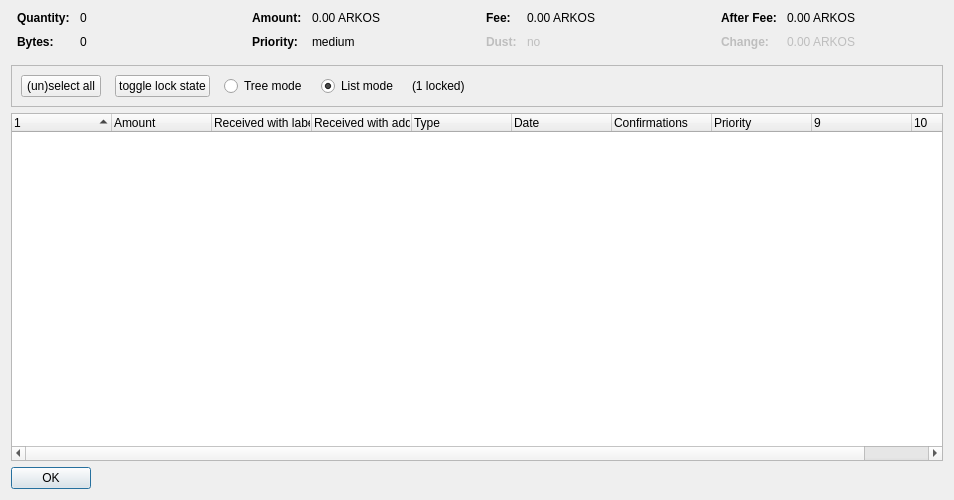
<?xml version="1.0" encoding="UTF-8"?>
<ui version="4.0">
 <class>CoinControlDialog</class>
 <widget class="QDialog" name="CoinControlDialog">
  <property name="geometry">
   <rect>
    <x>0</x>
    <y>0</y>
    <width>954</width>
    <height>500</height>
   </rect>
  </property>
  <property name="windowTitle">
   <string>Coin Selection</string>
  </property>
  <layout class="QVBoxLayout" name="verticalLayout">
   <item>
    <layout class="QHBoxLayout" name="horizontalLayoutTop" stretch="0,0,0,0">
     <property name="topMargin">
      <number>0</number>
     </property>
     <property name="bottomMargin">
      <number>10</number>
     </property>
     <item>
      <layout class="QFormLayout" name="formLayoutCoinControl1">
       <property name="horizontalSpacing">
        <number>10</number>
       </property>
       <property name="verticalSpacing">
        <number>10</number>
       </property>
       <property name="leftMargin">
        <number>6</number>
       </property>
       <property name="rightMargin">
        <number>6</number>
       </property>
       <item row="0" column="0">
        <widget class="QLabel" name="labelCoinControlQuantityText">
         <property name="font">
          <font>
           <weight>75</weight>
           <bold>true</bold>
          </font>
         </property>
         <property name="text">
          <string>Quantity:</string>
         </property>
        </widget>
       </item>
       <item row="0" column="1">
        <widget class="QLabel" name="labelCoinControlQuantity">
         <property name="cursor">
          <cursorShape>IBeamCursor</cursorShape>
         </property>
         <property name="contextMenuPolicy">
          <enum>Qt::ActionsContextMenu</enum>
         </property>
         <property name="text">
          <string notr="true">0</string>
         </property>
         <property name="textInteractionFlags">
          <set>Qt::LinksAccessibleByMouse|Qt::TextSelectableByKeyboard|Qt::TextSelectableByMouse</set>
         </property>
        </widget>
       </item>
       <item row="1" column="0">
        <widget class="QLabel" name="labelCoinControlBytesText">
         <property name="font">
          <font>
           <weight>75</weight>
           <bold>true</bold>
          </font>
         </property>
         <property name="text">
          <string>Bytes:</string>
         </property>
        </widget>
       </item>
       <item row="1" column="1">
        <widget class="QLabel" name="labelCoinControlBytes">
         <property name="cursor">
          <cursorShape>IBeamCursor</cursorShape>
         </property>
         <property name="contextMenuPolicy">
          <enum>Qt::ActionsContextMenu</enum>
         </property>
         <property name="text">
          <string notr="true">0</string>
         </property>
         <property name="textInteractionFlags">
          <set>Qt::LinksAccessibleByMouse|Qt::TextSelectableByKeyboard|Qt::TextSelectableByMouse</set>
         </property>
        </widget>
       </item>
      </layout>
     </item>
     <item>
      <layout class="QFormLayout" name="formLayoutCoinControl2">
       <property name="horizontalSpacing">
        <number>10</number>
       </property>
       <property name="verticalSpacing">
        <number>10</number>
       </property>
       <property name="leftMargin">
        <number>6</number>
       </property>
       <property name="rightMargin">
        <number>6</number>
       </property>
       <item row="0" column="0">
        <widget class="QLabel" name="labelCoinControlAmountText">
         <property name="font">
          <font>
           <weight>75</weight>
           <bold>true</bold>
          </font>
         </property>
         <property name="text">
          <string>Amount:</string>
         </property>
        </widget>
       </item>
       <item row="0" column="1">
        <widget class="QLabel" name="labelCoinControlAmount">
         <property name="cursor">
          <cursorShape>IBeamCursor</cursorShape>
         </property>
         <property name="contextMenuPolicy">
          <enum>Qt::ActionsContextMenu</enum>
         </property>
         <property name="text">
          <string notr="true">0.00 ARKOS</string>
         </property>
         <property name="textInteractionFlags">
          <set>Qt::LinksAccessibleByMouse|Qt::TextSelectableByKeyboard|Qt::TextSelectableByMouse</set>
         </property>
        </widget>
       </item>
       <item row="1" column="0">
        <widget class="QLabel" name="labelCoinControlPriorityText">
         <property name="font">
          <font>
           <weight>75</weight>
           <bold>true</bold>
          </font>
         </property>
         <property name="text">
          <string>Priority:</string>
         </property>
        </widget>
       </item>
       <item row="1" column="1">
        <widget class="QLabel" name="labelCoinControlPriority">
         <property name="cursor">
          <cursorShape>IBeamCursor</cursorShape>
         </property>
         <property name="contextMenuPolicy">
          <enum>Qt::ActionsContextMenu</enum>
         </property>
         <property name="text">
          <string>medium</string>
         </property>
         <property name="textInteractionFlags">
          <set>Qt::LinksAccessibleByMouse|Qt::TextSelectableByKeyboard|Qt::TextSelectableByMouse</set>
         </property>
        </widget>
       </item>
      </layout>
     </item>
     <item>
      <layout class="QFormLayout" name="formLayoutCoinControl3">
       <property name="horizontalSpacing">
        <number>10</number>
       </property>
       <property name="verticalSpacing">
        <number>10</number>
       </property>
       <property name="leftMargin">
        <number>6</number>
       </property>
       <property name="rightMargin">
        <number>6</number>
       </property>
       <item row="0" column="0">
        <widget class="QLabel" name="labelCoinControlFeeText">
         <property name="font">
          <font>
           <weight>75</weight>
           <bold>true</bold>
          </font>
         </property>
         <property name="text">
          <string>Fee:</string>
         </property>
        </widget>
       </item>
       <item row="0" column="1">
        <widget class="QLabel" name="labelCoinControlFee">
         <property name="cursor">
          <cursorShape>IBeamCursor</cursorShape>
         </property>
         <property name="contextMenuPolicy">
          <enum>Qt::ActionsContextMenu</enum>
         </property>
         <property name="text">
          <string notr="true">0.00 ARKOS</string>
         </property>
         <property name="textInteractionFlags">
          <set>Qt::LinksAccessibleByMouse|Qt::TextSelectableByKeyboard|Qt::TextSelectableByMouse</set>
         </property>
        </widget>
       </item>
       <item row="1" column="0">
        <widget class="QLabel" name="labelCoinControlLowOutputText">
         <property name="enabled">
          <bool>false</bool>
         </property>
         <property name="font">
          <font>
           <weight>75</weight>
           <bold>true</bold>
          </font>
         </property>
         <property name="text">
          <string>Dust:</string>
         </property>
        </widget>
       </item>
       <item row="1" column="1">
        <widget class="QLabel" name="labelCoinControlLowOutput">
         <property name="enabled">
          <bool>false</bool>
         </property>
         <property name="cursor">
          <cursorShape>IBeamCursor</cursorShape>
         </property>
         <property name="contextMenuPolicy">
          <enum>Qt::ActionsContextMenu</enum>
         </property>
         <property name="text">
          <string>no</string>
         </property>
         <property name="textInteractionFlags">
          <set>Qt::LinksAccessibleByMouse|Qt::TextSelectableByKeyboard|Qt::TextSelectableByMouse</set>
         </property>
        </widget>
       </item>
      </layout>
     </item>
     <item>
      <layout class="QFormLayout" name="formLayoutCoinControl4">
       <property name="horizontalSpacing">
        <number>10</number>
       </property>
       <property name="verticalSpacing">
        <number>10</number>
       </property>
       <property name="leftMargin">
        <number>6</number>
       </property>
       <property name="rightMargin">
        <number>6</number>
       </property>
       <item row="0" column="0">
        <widget class="QLabel" name="labelCoinControlAfterFeeText">
         <property name="font">
          <font>
           <weight>75</weight>
           <bold>true</bold>
          </font>
         </property>
         <property name="text">
          <string>After Fee:</string>
         </property>
        </widget>
       </item>
       <item row="0" column="1">
        <widget class="QLabel" name="labelCoinControlAfterFee">
         <property name="cursor">
          <cursorShape>IBeamCursor</cursorShape>
         </property>
         <property name="contextMenuPolicy">
          <enum>Qt::ActionsContextMenu</enum>
         </property>
         <property name="text">
          <string notr="true">0.00 ARKOS</string>
         </property>
         <property name="textInteractionFlags">
          <set>Qt::LinksAccessibleByMouse|Qt::TextSelectableByKeyboard|Qt::TextSelectableByMouse</set>
         </property>
        </widget>
       </item>
       <item row="1" column="0">
        <widget class="QLabel" name="labelCoinControlChangeText">
         <property name="enabled">
          <bool>false</bool>
         </property>
         <property name="font">
          <font>
           <weight>75</weight>
           <bold>true</bold>
          </font>
         </property>
         <property name="text">
          <string>Change:</string>
         </property>
        </widget>
       </item>
       <item row="1" column="1">
        <widget class="QLabel" name="labelCoinControlChange">
         <property name="enabled">
          <bool>false</bool>
         </property>
         <property name="cursor">
          <cursorShape>IBeamCursor</cursorShape>
         </property>
         <property name="contextMenuPolicy">
          <enum>Qt::ActionsContextMenu</enum>
         </property>
         <property name="text">
          <string notr="true">0.00 ARKOS</string>
         </property>
         <property name="textInteractionFlags">
          <set>Qt::LinksAccessibleByMouse|Qt::TextSelectableByKeyboard|Qt::TextSelectableByMouse</set>
         </property>
        </widget>
       </item>
      </layout>
     </item>
    </layout>
   </item>
   <item>
    <widget class="QFrame" name="frame">
     <property name="minimumSize">
      <size>
       <width>0</width>
       <height>40</height>
      </size>
     </property>
     <property name="frameShape">
      <enum>QFrame::StyledPanel</enum>
     </property>
     <property name="frameShadow">
      <enum>QFrame::Sunken</enum>
     </property>
     <layout class="QHBoxLayout" name="horizontalLayout">
      <item>
       <layout class="QHBoxLayout" name="horizontalLayoutPanel" stretch="0,0,0,0,0,0">
        <property name="spacing">
         <number>14</number>
        </property>
        <item>
         <widget class="QPushButton" name="pushButtonSelectAll">
          <property name="sizePolicy">
           <sizepolicy hsizetype="Maximum" vsizetype="Fixed">
            <horstretch>0</horstretch>
            <verstretch>0</verstretch>
           </sizepolicy>
          </property>
          <property name="text">
           <string>(un)select all</string>
          </property>
          <property name="autoDefault">
           <bool>false</bool>
          </property>
         </widget>
        </item>
        <item>
         <widget class="QPushButton" name="pushButtonToggleLock">
          <property name="sizePolicy">
           <sizepolicy hsizetype="Maximum" vsizetype="Fixed">
            <horstretch>0</horstretch>
            <verstretch>0</verstretch>
           </sizepolicy>
          </property>
          <property name="text">
           <string>toggle lock state</string>
          </property>
          <property name="autoDefault">
           <bool>false</bool>
          </property>
         </widget>
        </item>
        <item>
         <widget class="QRadioButton" name="radioTreeMode">
          <property name="sizePolicy">
           <sizepolicy hsizetype="Maximum" vsizetype="Fixed">
            <horstretch>0</horstretch>
            <verstretch>0</verstretch>
           </sizepolicy>
          </property>
          <property name="text">
           <string>Tree mode</string>
          </property>
         </widget>
        </item>
        <item>
         <widget class="QRadioButton" name="radioListMode">
          <property name="sizePolicy">
           <sizepolicy hsizetype="Maximum" vsizetype="Fixed">
            <horstretch>0</horstretch>
            <verstretch>0</verstretch>
           </sizepolicy>
          </property>
          <property name="text">
           <string>List mode</string>
          </property>
          <property name="checked">
           <bool>true</bool>
          </property>
         </widget>
        </item>
        <item>
         <widget class="QLabel" name="labelLocked">
          <property name="text">
           <string>(1 locked)</string>
          </property>
         </widget>
        </item>
        <item>
         <spacer name="horizontalSpacer">
          <property name="orientation">
           <enum>Qt::Horizontal</enum>
          </property>
          <property name="sizeHint" stdset="0">
           <size>
            <width>40</width>
            <height>20</height>
           </size>
          </property>
         </spacer>
        </item>
       </layout>
      </item>
     </layout>
    </widget>
   </item>
   <item>
    <widget class="CoinControlTreeWidget" name="treeWidget">
     <property name="contextMenuPolicy">
      <enum>Qt::CustomContextMenu</enum>
     </property>
     <property name="sortingEnabled">
      <bool>false</bool>
     </property>
     <property name="columnCount">
      <number>10</number>
     </property>
     <attribute name="headerShowSortIndicator" stdset="0">
      <bool>true</bool>
     </attribute>
     <attribute name="headerStretchLastSection">
      <bool>false</bool>
     </attribute>
     <column>
      <property name="text">
       <string/>
      </property>
     </column>
     <column>
      <property name="text">
       <string>Amount</string>
      </property>
     </column>
     <column>
      <property name="text">
       <string>Received with label</string>
      </property>
     </column>
     <column>
      <property name="text">
       <string>Received with address</string>
      </property>
     </column>
     <column>
      <property name="text">
       <string>Type</string>
      </property>
     </column>
     <column>
      <property name="text">
       <string>Date</string>
      </property>
     </column>
     <column>
      <property name="text">
       <string>Confirmations</string>
      </property>
      <property name="toolTip">
       <string>Confirmed</string>
      </property>
     </column>
     <column>
      <property name="text">
       <string>Priority</string>
      </property>
     </column>
     <column>
      <property name="text">
       <string/>
      </property>
     </column>
     <column>
      <property name="text">
       <string/>
      </property>
     </column>
    </widget>
   </item>
   <item>
    <widget class="QDialogButtonBox" name="buttonBox">
     <property name="sizePolicy">
      <sizepolicy hsizetype="Maximum" vsizetype="Fixed">
       <horstretch>0</horstretch>
       <verstretch>0</verstretch>
      </sizepolicy>
     </property>
     <property name="orientation">
      <enum>Qt::Horizontal</enum>
     </property>
     <property name="standardButtons">
      <set>QDialogButtonBox::Ok</set>
     </property>
    </widget>
   </item>
  </layout>
 </widget>
 <customwidgets>
  <customwidget>
   <class>CoinControlTreeWidget</class>
   <extends>QTreeWidget</extends>
   <header>coincontroltreewidget.h</header>
  </customwidget>
 </customwidgets>
 <resources/>
 <connections/>
</ui>
